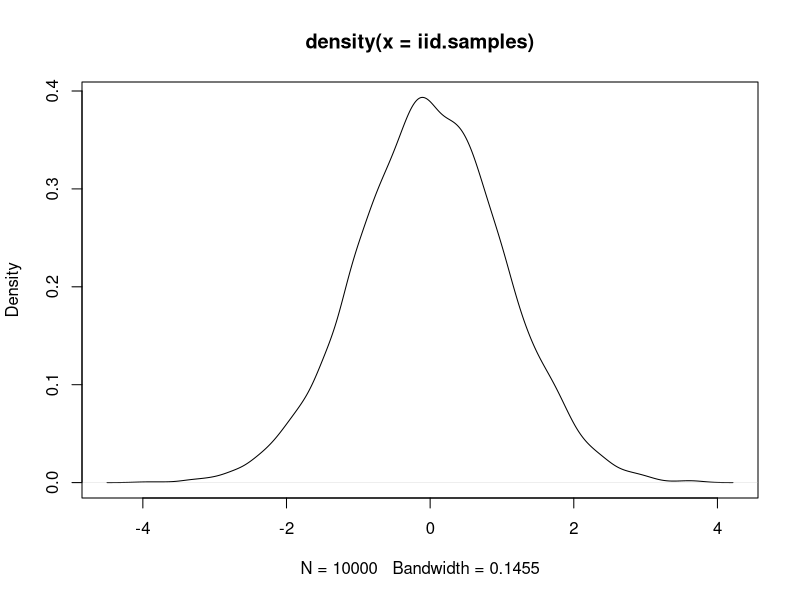

Source code (R): (Note: this script raises an error after producing the figure.)
N <- 1e4
k <- 50
iid.samples <- rt(n = N, df = k)
plot(density(iid.samples))

# Solution : 
t_mh <- function(N = 1e3, k, h){
  
  out.vect <- numeric(length = N)
  acc.prob <- 0
  out.vect[1] <- 2
  
  for(t in 2:N){
    prop.curr <- rnorm(1,out.vect[t-1],sqrt(h))
    y.curr <- prop.curr^3
    
    alpha <- (dt(y.curr, k)*sqrt(out.vect[t-1]))/(dt(out.vect[t-1],k)*sqrt(y.curr)) # Since q is normal hence q(qbrt(x)|z)/q(qbrt(z)|x) = 1    
    
    alpha <- min(1,alpha)
    
    U.curr <- runif(1)
    if(U.curr <= alpha){
      out.vect[t] <- prop.curr
      acc.prob <- acc.prob + 1
    }
    else{
      out.vect[t] <- out.vect[t-1]
    }
  }
  
  print(acc.prob/N)
  return(out.vect)
}

chain <- t_mh(N,k,20)
plot(density(iid.samples))
lines(density(chain), col = "red")
plot(density(chain))

plot.ts(iid.samples)
lines(1:N,chain,col = "red")